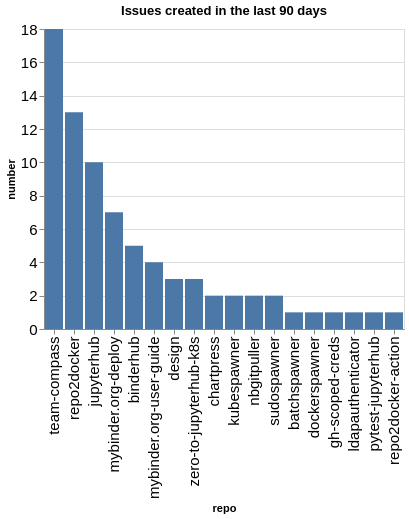

Notebook code for this chart:
### Code cell
created_counts = created.groupby(['org', 'repo']).count()['number'].reset_index()
created_counts['org/repo'] = created_counts.apply(lambda a: a['org'] + '/' + a['repo'], axis=1)
sorted_vals = created_counts.sort_values(['org', 'number'], ascending=False)['repo'].values
alt.Chart(data=created_counts, title=f"Issues created in the last {n_days} days").mark_bar().encode(
    x=alt.X('repo', sort=alt.Sort(sorted_vals.tolist())),
    y='number',
)

### Figure 1 — Vega-Lite specification as saved in the notebook (floating-point values rounded to 4 significant figures)
{"config": {"axisLeft": {"labelFontSize": 15}, "axisBottom": {"labelFontSize": 15}}, "data": {"name": "data-cd23aed20635118ff487f5d243b4ca9a"}, "mark": {"type": "bar"}, "encoding": {"x": {"field": "repo", "sort": ["team-compass", "repo2docker", "jupyterhub", "mybinder.org-deploy", "binderhub", "mybinder.org-user-guide", "design", "zero-to-jupyterhub-k8s", "chartpress", "kubespawner", "nbgitpuller", "sudospawner", "batchspawner", "dockerspawner", "gh-scoped-creds", "ldapauthenticator", "pytest-jupyterhub", "repo2docker-action"], "type": "nominal"}, "y": {"field": "number", "type": "quantitative"}}, "title": "Issues created in the last 90 days", "$schema": "https://vega.github.io/schema/vega-lite/v5.20.1.json", "datasets": {"data-cd23aed20635118ff487f5d243b4ca9a": [{"org": "jupyterhub", "repo": "batchspawner", "number": 1, "org/repo": "jupyterhub/batchspawner"}, {"org": "jupyterhub", "repo": "binderhub", "number": 5, "org/repo": "jupyterhub/binderhub"}, {"org": "jupyterhub", "repo": "chartpress", "number": 2, "org/repo": "jupyterhub/chartpress"}, {"org": "jupyterhub", "repo": "design", "number": 3, "org/repo": "jupyterhub/design"}, {"org": "jupyterhub", "repo": "dockerspawner", "number": 1, "org/repo": "jupyterhub/dockerspawner"}, {"org": "jupyterhub", "repo": "gh-scoped-creds", "number": 1, "org/repo": "jupyterhub/gh-scoped-creds"}, {"org": "jupyterhub", "repo": "jupyterhub", "number": 10, "org/repo": "jupyterhub/jupyterhub"}, {"org": "jupyterhub", "repo": "kubespawner", "number": 2, "org/repo": "jupyterhub/kubespawner"}, {"org": "jupyterhub", "repo": "ldapauthenticator", "number": 1, "org/repo": "jupyterhub/ldapauthenticator"}, {"org": "jupyterhub", "repo": "mybinder.org-deploy", "number": 7, "org/repo": "jupyterhub/mybinder.org-deploy"}, {"org": "jupyterhub", "repo": "mybinder.org-user-guide", "number": 4, "org/repo": "jupyterhub/mybinder.org-user-guide"}, {"org": "jupyterhub", "repo": "nbgitpuller", "number": 2, "org/repo": "jupyterhub/nbgitpuller"}, {"org": "jupyterhub", "repo": "pytest-jupyterhub", "number": 1, "org/repo": "jupyterhub/pytest-jupyterhub"}, {"org": "jupyterhub", "repo": "repo2docker", "number": 13, "org/repo": "jupyterhub/repo2docker"}, {"org": "jupyterhub", "repo": "repo2docker-action", "number": 1, "org/repo": "jupyterhub/repo2docker-action"}, {"org": "jupyterhub", "repo": "sudospawner", "number": 2, "org/repo": "jupyterhub/sudospawner"}, {"org": "jupyterhub", "repo": "team-compass", "number": 18, "org/repo": "jupyterhub/team-compass"}, {"org": "jupyterhub", "repo": "zero-to-jupyterhub-k8s", "number": 3, "org/repo": "jupyterhub/zero-to-jupyterhub-k8s"}]}}
